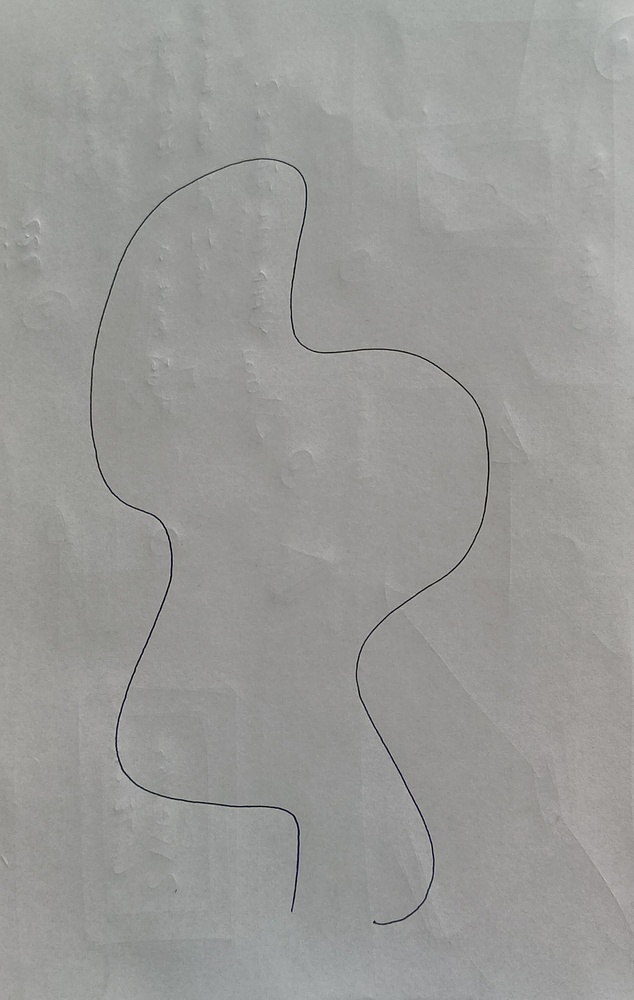
#> input picture signans_python/testImage_1.jpg, 634 x 1000 px, shrunk from 1877 x 2962 before the run
$ python TestDrawingImplementation.py
#> lines starting #> are read from the running program, lines starting #| are printed output that depends on the picture; after the words box and inside, x2 and y2 are one past the last pixel; in counts of white or black regions, pixels touching at a corner belong together
import cv2
import numpy as np
import matplotlib.pyplot as plt
from mpl_toolkits.mplot3d.art3d import Poly3DCollection

# === Step 1: Load image and extract path ===

# Load grayscale image
image = cv2.imread('testImage_1.jpg', cv2.IMREAD_GRAYSCALE)
#> image: shape (1000, 634); min 0, max 207, mean 153.8
if image is None:
    raise FileNotFoundError("Make sure 'path_image.png' is in the same directory.")

# Preprocessing: blur and edge detection
blurred = cv2.GaussianBlur(image, (5, 5), 0)
edges = cv2.Canny(blurred, 50, 150)
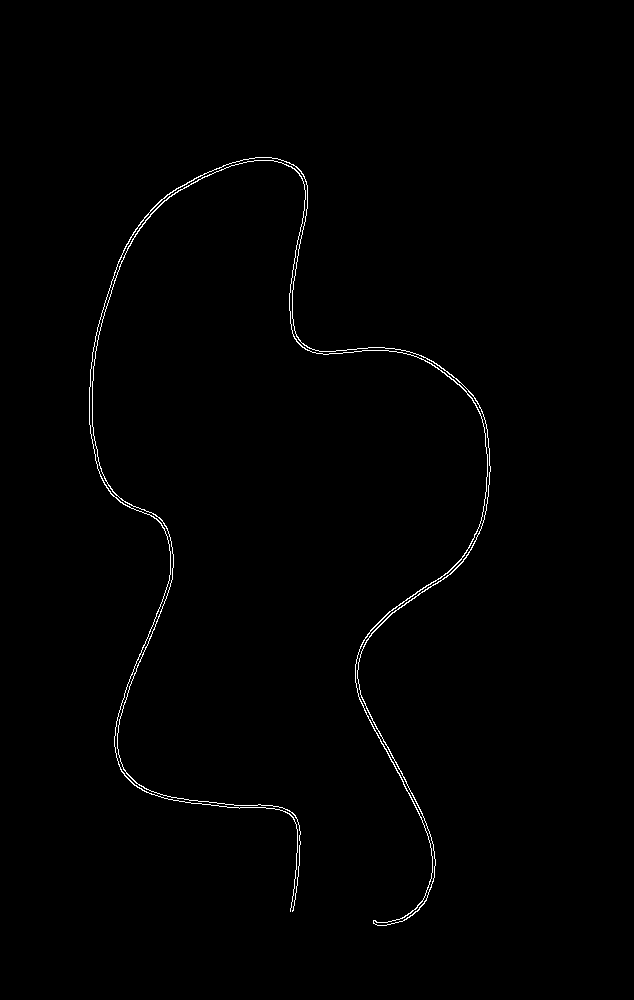
#> edges: shape (1000, 634); 0.72% white in thin lines or dots, all inside (x1, y1, x2, y2) = (89, 157, 491, 926)

# Find contours (assumes path is largest contour)
contours, _ = cv2.findContours(edges, cv2.RETR_EXTERNAL, cv2.CHAIN_APPROX_SIMPLE)
#> contours = 1 contour; box (x1, y1, x2, y2) and area: (89, 157, 491, 926) 712
if not contours:
    raise ValueError("No contours found in image.")
path_contour = max(contours, key=cv2.contourArea)
#> path_contour = contour of 3596 points, box (x1, y1, x2, y2) (89, 157, 491, 926), area 712
path_points = path_contour.squeeze().astype(np.float32)
#> path_points = 3596 pairs, first value 89 to 490, second value 157 to 925

# === Step 2: Compute 2D to 3D projection ===

# Define 3D plane points (rectangle in XY plane, can be changed)
P0 = np.array([10, -10, 10])
P1 = np.array([10, 10, 10])
P2 = np.array([-10, 10, -10])
P3 = np.array([-10, -10, -10])

# Define image corners and unit square for homography
h, w = image.shape
#> h = 1000; w = 634
src_quad = np.array([[0, 0], [w, 0], [w, h], [0, h]], dtype=np.float32)
dst_quad = np.array([[0, 0], [1, 0], [1, 1], [0, 1]], dtype=np.float32)

# Compute homography
H, _ = cv2.findHomography(src_quad, dst_quad)
path_normalized = cv2.perspectiveTransform(path_points.reshape(-1, 1, 2), H).reshape(-1, 2)
#> path_normalized = 3596 pairs, first value 0.14 to 0.773, second value 0.157 to 0.925

# Bilinear interpolation function
def bilinear_interpolate_plane(u, v):
    return (1 - u) * (1 - v) * P0 + u * (1 - v) * P1 + u * v * P2 + (1 - u) * v * P3

# Map 2D path to 3D plane
path_3d = np.array([bilinear_interpolate_plane(u, v) for u, v in path_normalized])

# === Step 3: Visualize and export ===

fig = plt.figure()
ax = fig.add_subplot(111, projection='3d')

# Plot plane
plane = np.array([P0, P1, P2, P3])
ax.add_collection3d(Poly3DCollection([plane], facecolors='lightgray', alpha=0.5))

# Plot path
ax.plot(path_3d[:, 0], path_3d[:, 1], path_3d[:, 2], color='red', linewidth=2)

# Set 3D limits and aspect ratio
ax.set_xlim(-10, 10)
ax.set_ylim(-10, 10)
ax.set_zlim(-10, 10)
ax.set_box_aspect([1, 1, 0.2])

ax.set_title("Path Projected on 3D Plane")
plt.tight_layout()
plt.savefig("path_projected.png")
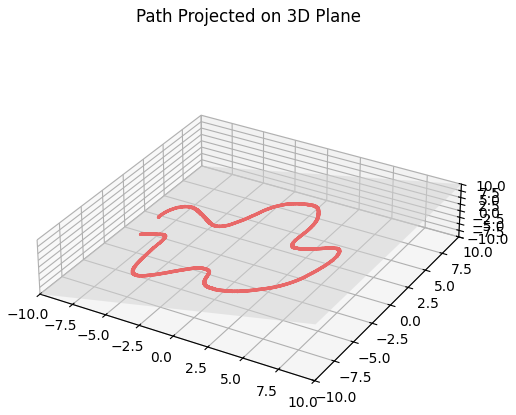
#> figure drawn by matplotlib, 1 panel

$ run again, with signans_python/testImage_2.jpg copied over signans_python/testImage_1.jpg
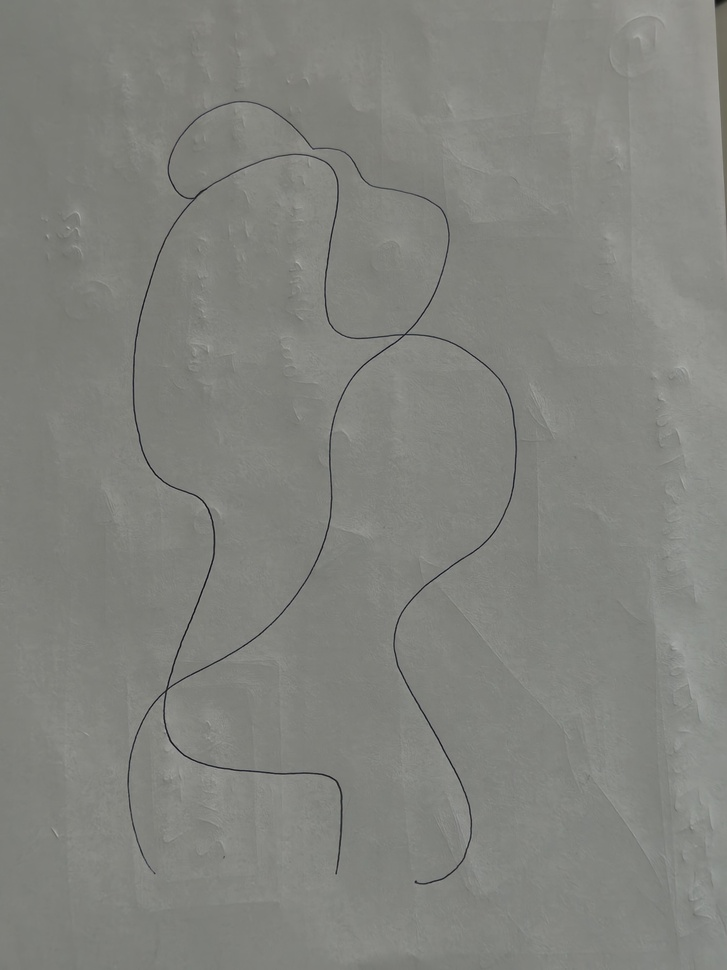
#> input picture signans_python/testImage_2.jpg, 727 x 970 px, shrunk from 3072 x 4096 before the run
#> `edges = cv2.Canny(blurred, 50, 150)`:
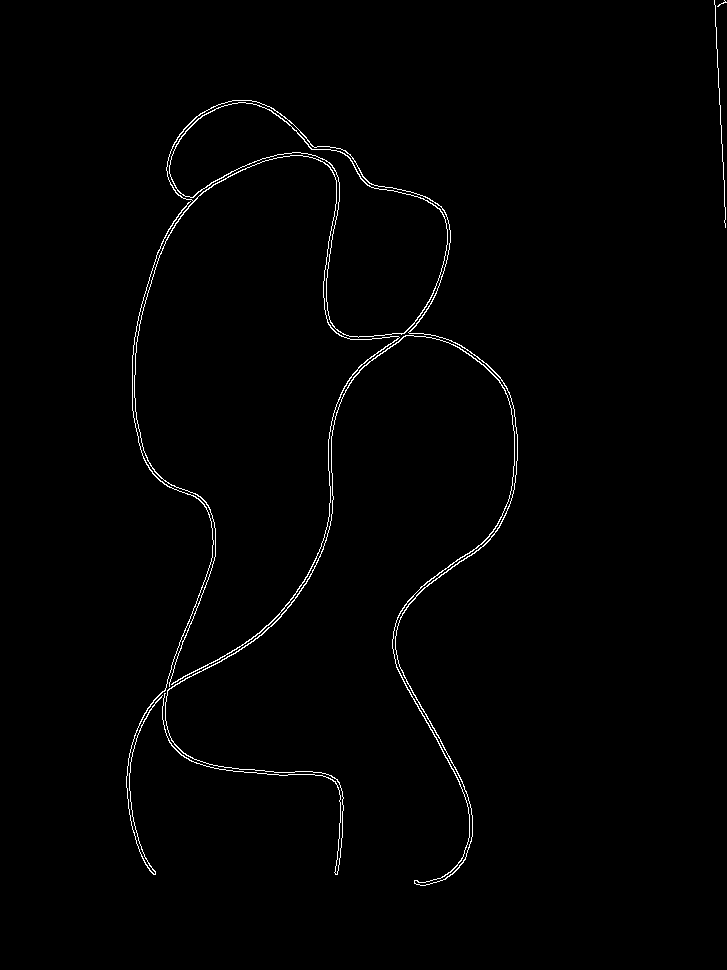
#> edges: shape (970, 727); 1% white in thin lines or dots, all inside (x1, y1, x2, y2) = (126, 0, 727, 886)
#> contours = 5 contours, 2 with area under 20; largest, box (x1, y1, x2, y2) and area: (169, 102, 448, 338) 23222, (134, 100, 518, 886) 986, (126, 201, 214, 875) 138
#> path_contour = contour of 389 points, box (x1, y1, x2, y2) (169, 102, 448, 338), area 23222
#> path_points = 389 pairs, first value 169 to 447, second value 102 to 337
#> path_normalized = 389 pairs, first value 0.232 to 0.615, second value 0.105 to 0.347
#> path_3d = 389 rows, first 8: [7.9, -3.45, 7.9], [7.88, -3.48, 7.88], [7.88, -3.62, 7.88], [7.86, -3.65, 7.86], [7.86, -3.73, 7.86], [7.84, -3.76, 7.84], [7.84, -3.84, 7.84], [7.81, -3.87, 7.81]
#> `plt.savefig("path_projected.png")`:
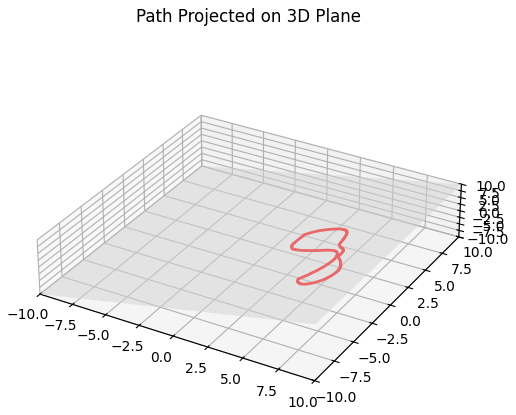
#> figure drawn by matplotlib, 1 panel
